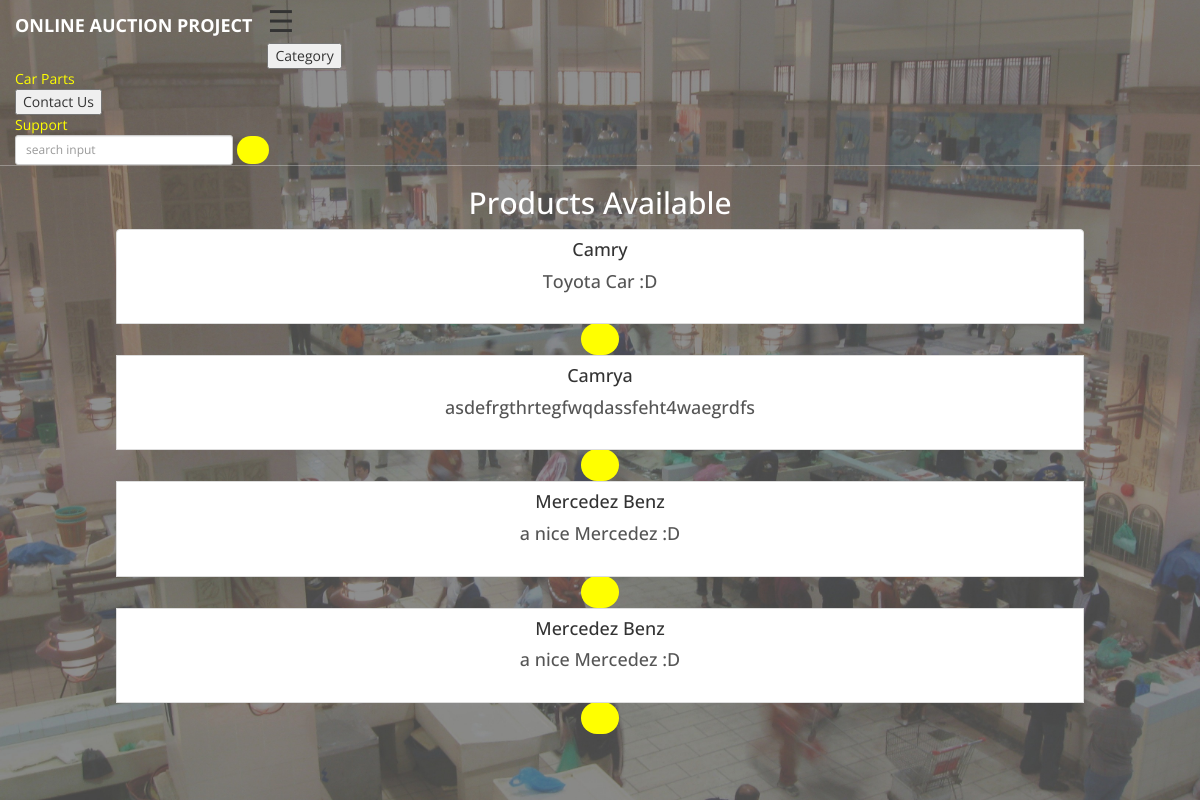
/auction/filter/car/, run on the app's committed database.
### Auction/models.py (models this page shows, shortened)
class item(models.Model):
    CHOICES=(('C','Cars'),('P','Parts'))
    owner = models.ForeignKey(settings.AUTH_USER_MODEL,null=True,blank=True)
    product_name = models.CharField(max_length=18, help_text=('Car_Name'))
    manufacture_year = models.CharField(
        max_length=120, help_text=('E.g.: 2015/2016'))
    picture = models.ImageField(null=True, blank=True)
    product_description = models.TextField()
    certificate = models.ImageField(null=True, blank=True)
    product_type = models.CharField("Product_type",max_length=64 ,choices=CHOICES,null=True)

### Auction/views.py (the view)
def index_car_filter(request):
    obj = item.objects.filter(product_type='C')
    paginator = Paginator(obj, 2)
    page = request.GET.get('page')
    try:
        items = paginator.page(page)
    except PageNotAnInteger:
        items = paginator.page(1)
    except EmptyPage:
        items = paginator.page(paginator.num_pages)
    return render(request, 'Index_Car.html', {'product': obj})

### Auction/Templates/Index_Car.html (shortened to what this page needs)
{% extends "Base.html"%} {% block content %}
    <h2>Products Available </h2>
    <div class='list-group'>
        {% for p in product %}
        <a href="{% url 'product_details' p.pk %}" class='list-group-item'>
            <h4 class="list-group-item-heading">{{p.product_name}}</h4>
            <h4 class="list-group-item-text">{{p.product_description}}</h4>
        </a>
        <a href="{% url 'product_details' p.pk %}" class='btn btn-primary'> <span class='glyphicon glyphicon-eye-open'> </span></a>
         {% endfor %}
    </div>
</div>
{% endblock %}

### Auction/assets/css/creative.css (style rules this page uses)
html, body { width: 100%; height: 100%; }
body { font-family: Merriweather,'Helvetica Neue',Arial,sans-serif; }
a { color:#FFFF00; -webkit-transition: all .35s; -moz-transition: all .35s; transition: all .35s; }
h1, h2, h3, h4, h5, h6 { font-family: 'Open Sans','Helvetica Neue',Arial,sans-serif; }
.btn-primary { border-color:#FFFF00; color: #FFFF00; background-color:#FFFF00; -webkit-transition: all .35s; -moz-transition: all .35s; transition: all .35s; }
.btn { border: 0; border-radius: 300px; text-transform: uppercase; font-family: 'Open Sans','Helvetica Neue',Arial,sans-serif; font-weight: 700; }
body { webkit-tap-highlight-color: #222; }

### data on the page
item: product_name "Camry", product_description "Toyota Car :D"
item: product_name "Camrya", product_description "asdefrgthrtegfwqdassfeht4waegrdfs"
item: product_name "Mercedez Benz", product_description "a nice Mercedez :D"
item: product_name "Mercedez Benz", product_description "a nice Mercedez :D"
